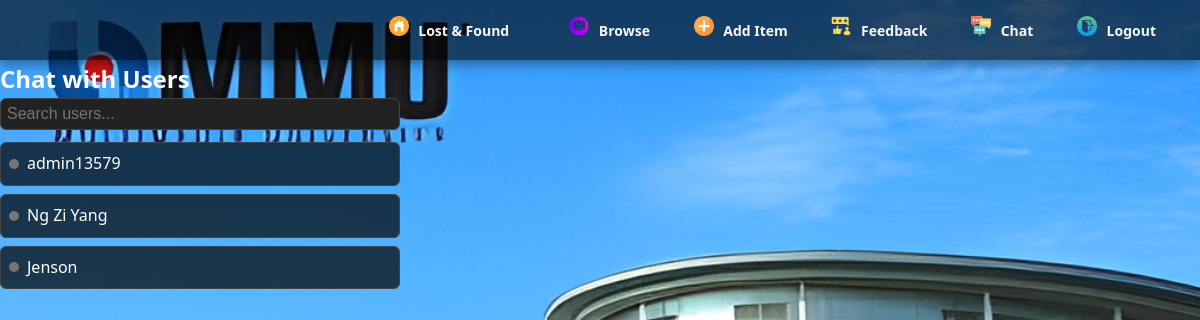
/chat (signed in), run on the app's committed database.
### app.py (models this page shows)
class User(UserMixin, db.Model):
    id = db.Column(db.Integer, primary_key=True)
    username = db.Column(db.String(150), unique=True, nullable=False)
    password = db.Column(db.String(150), nullable=False)
    email = db.Column(db.String(150), unique=True, nullable=False)
    is_verified = db.Column(db.Boolean, default=False)
    verification_code = db.Column(db.String(6), nullable=True)
    code_sent_at = db.Column(db.DateTime, nullable=True)
    is_admin = db.Column(db.Boolean, default=False)
    items = db.relationship('LostItem', backref='owner', lazy=True)
    feedbacks = db.relationship('Feedback', backref='user', lazy=True)
    reports = db.relationship('Report', backref='user', lazy=True)
    messages_sent = db.relationship('ChatMessage', backref='sender', lazy=True, foreign_keys='ChatMessage.sender_id')
    messages_received = db.relationship('ChatMessage', backref='receiver', lazy=True, foreign_keys='ChatMessage.receiver_id')

### app.py (the view)
    @app.route('/chat')
    @login_required
    def chat():
        users = User.query.filter(User.id != current_user.id).all()
        return render_template('chat.html', users=users)

### app.py (called while the page is built)
@login_manager.user_loader
def load_user(user_id):
    return User.query.get(int(user_id))

### templates/chat.html (shortened to what this page needs)
{% extends "base.html" %}
{% block content %}
<h2 style="color: #fff;">Chat with Users</h2>
<input type="text" id="userSearch" placeholder="Search users..." onkeyup="filterUsers()"
       style="margin-bottom: 12px; padding: 6px; width: 100%; max-width: 400px; border-radius: 6px; border: 1px solid #444; background-color: #222; color: #fff;">
<div class="chat-user-list user-list-container" style="max-width: 400px;">
  <ul id="userList" style="list-style: none; padding: 0;">
    {% for user in users %}
      <li style="margin-bottom: 8px; padding: 8px; border: 1px solid #444; border-radius: 6px; background-color: rgba(0,0,0,0.7);">
        <a href="{{ url_for('chat_with', user_id=user.id) }}"
           style="text-decoration: none; color: #fff; display: flex; align-items: center;">
          {% if user.is_online %}
            <span style="display: inline-block; width: 10px; height: 10px; border-radius: 50%; background-color: #4caf50; margin-right: 8px;"></span>
          {% else %}
            <span style="display: inline-block; width: 10px; height: 10px; border-radius: 50%; background-color: #757575; margin-right: 8px;"></span>
          {% endif %}
          {{ user.username }}
        </a>
      </li>
    {% else %}
      <li style="color: #fff;">No other users available to chat.</li>
    {% endfor %}
  </ul>
</div>
{% endblock %}

### static/css/style.css (style rules this page uses)
* { margin: 0; padding: 0; box-sizing: border-box; }
body { background: url("/static/images/mmu.jpeg") no-repeat center center fixed; background-size: cover; color: #f5f5f5; font-family: 'Segoe UI', Tahoma, Geneva, Verdana, sans-serif; line-height: 1.6; padding-top: 60px; }
a { color: #90caf9; text-decoration: none; transition: all 0.3s ease; }
input, select, textarea { width: 100%; padding: 12px; background-color: #2b2b2b; border: 1px solid #444; color: #fff; border-radius: 6px; font-size: 15px; }
.chat-user-list { color: #fff; }
input[type="text"], textarea, select, input[type="file"] { width: 100%; padding: 8px 10px; border-radius: 4px; border: none; font-size: 1em; box-sizing: border-box; }

### data on the page
User: username "admin13579"
User: username "Ng Zi Yang"
User: username "Jenson"
